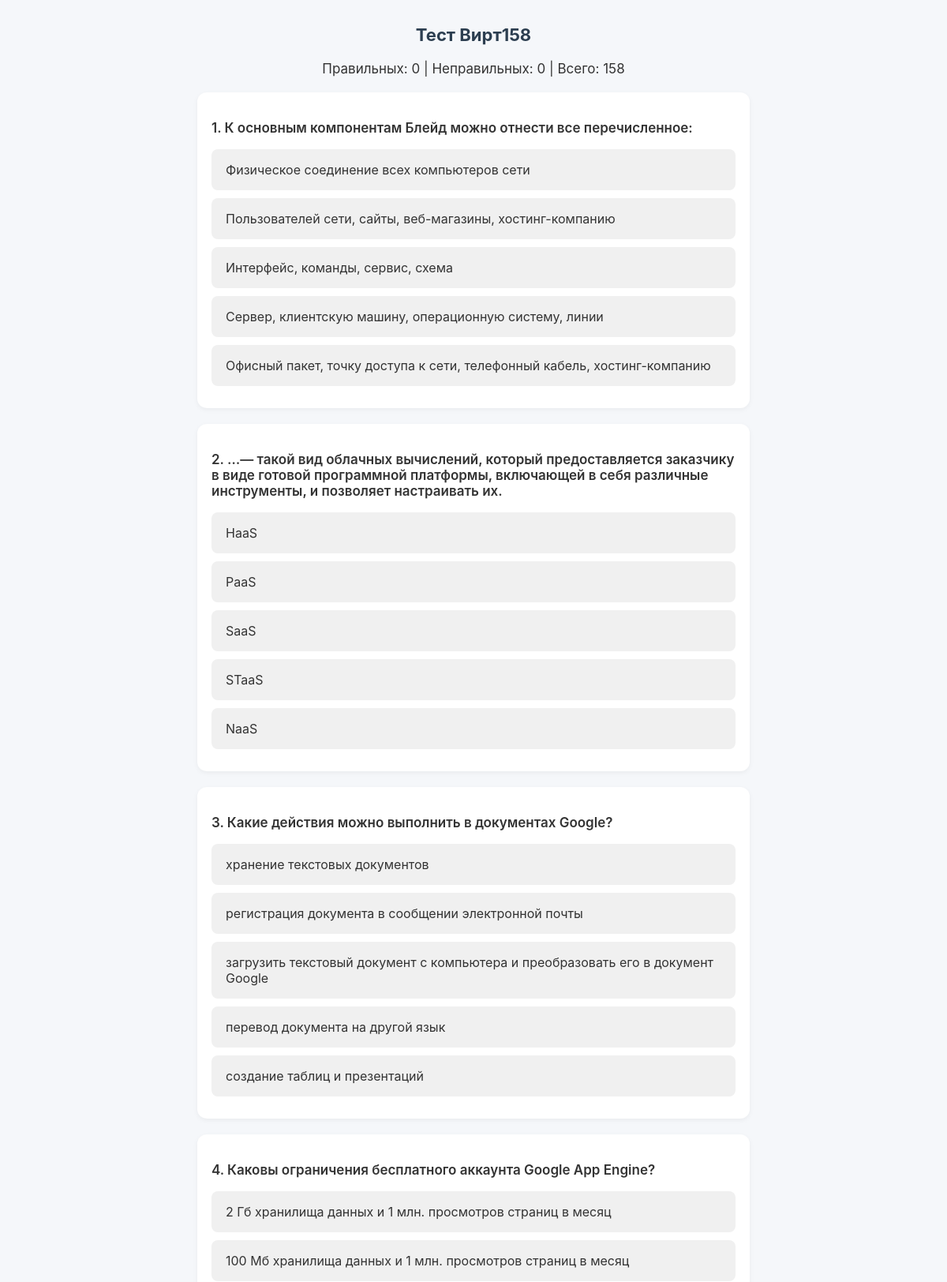
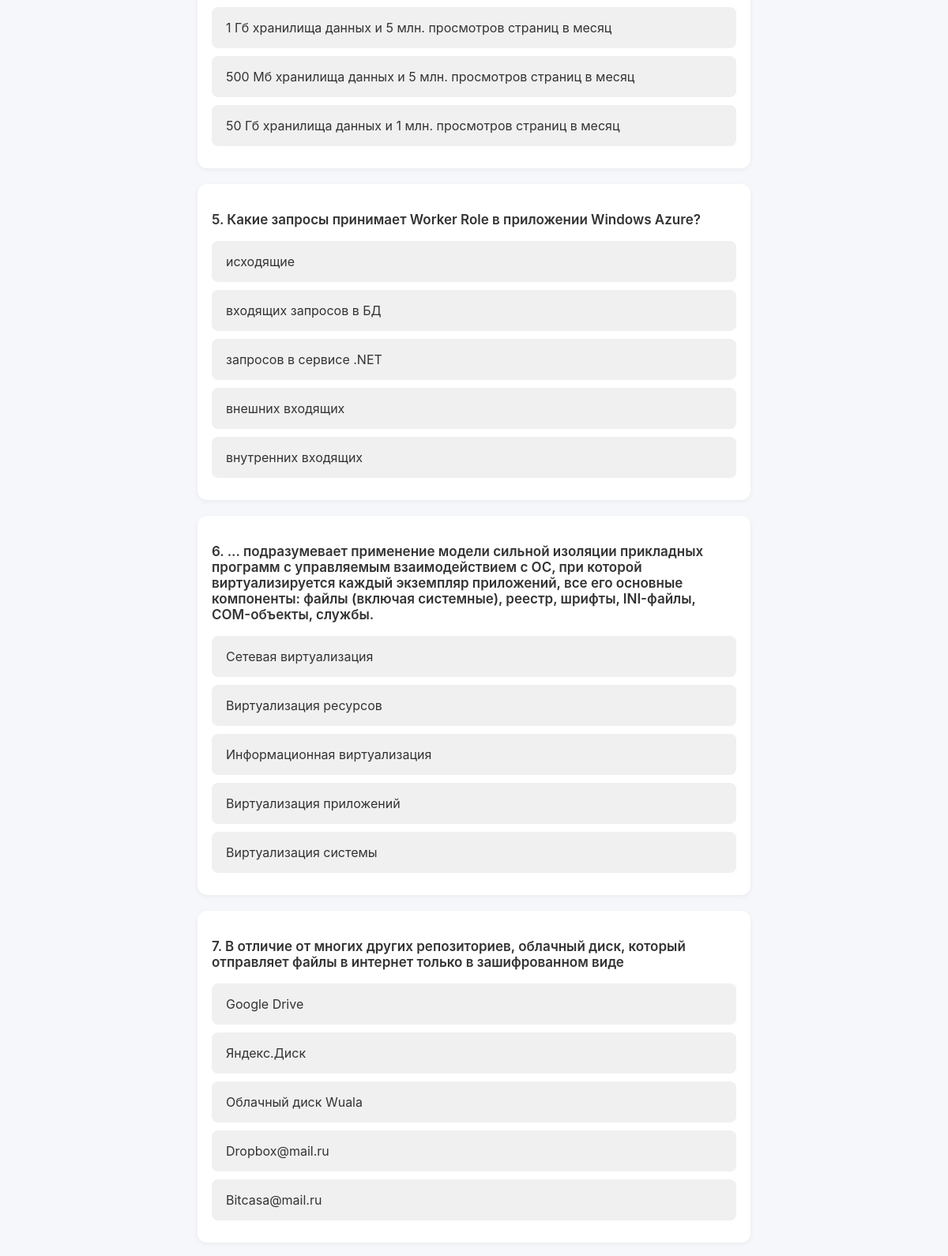
/test/12/html (upper part), run on the app's committed database (2 pictures, top to bottom).
### tables this page shows
CREATE TABLE tests (
        id INTEGER PRIMARY KEY AUTOINCREMENT,
        name TEXT NOT NULL,
        created_at TEXT NOT NULL
    );

CREATE TABLE questions (
        id INTEGER PRIMARY KEY AUTOINCREMENT,
        test_id INTEGER,
        text TEXT,
        FOREIGN KEY(test_id) REFERENCES tests(id)
    );

### app.py (the view)
@app.route("/test/<int:test_id>/html", methods=["GET"])
def take_test_html(test_id):
    conn = sqlite3.connect(app.config["DATABASE"])
    c = conn.cursor()
    c.execute("SELECT name FROM tests WHERE id=?", (test_id,))
    test_name = c.fetchone()[0]
    c.execute("SELECT text, id FROM questions WHERE test_id=?", (test_id,))
    q_raw = c.fetchall()
    questions = []
    for q_text, q_id in q_raw:
        c.execute("SELECT text, is_correct FROM variants WHERE question_id=?", (q_id,))
        variants = [{"text": row[0], "is_correct": bool(row[1])} for row in c.fetchall()]
        random.shuffle(variants)
        questions.append({
            "question_id": q_id,
            "question": q_text,
            "variants": variants
        })
    random.shuffle(questions)
    conn.close()
    return render_template("take_test.html", test_id=test_id, test_name=test_name, questions=questions)

### templates/take_test.html (shortened to what this page needs)
<!doctype html>
<html>
<head>
</head>
<body>
    <h1>Тест {{ test_name }}</h1>
    <div class="stats">
        Правильных: <span id="correct">0</span> |
        Неправильных: <span id="wrong">0</span> |
        Всего: <span id="total">{{ questions|length }}</span>
    </div>
    <div id="quiz">
        {% for q in questions %}
            <div class="question" data-question-id="{{ q.question_id }}">
                <p>{{ loop.index }}. {{ q.question }}</p>
                {% for v in q.variants %}
                    <div class="variant"
                         data-is-correct="{{ '1' if v.is_correct else '0' }}"
                         data-variant-text="{{ v.text }}">
                        {{ v.text }}
                    </div>
                {% endfor %}
            </div>
        {% endfor %}
    </div>
</body>
</html>

### templates/take_test.html (style rules this page uses)
body { font-family: -apple-system, BlinkMacSystemFont, "Segoe UI", Roboto, Arial, sans-serif; background: #f5f7fa; margin: 0; padding: 16px; color: #333; }
h1 { text-align: center; color: #2c3e50; font-size: 22px; margin-bottom: 20px; }
.stats { text-align: center; margin-bottom: 16px; font-size: 17px; }
.question { background: #fff; border-radius: 12px; box-shadow: 0 2px 6px rgba(0,0,0,0.05); margin: 20px auto; padding: 18px; max-width: 700px; width: 100%; box-sizing: border-box; }
.question p { font-weight: 600; font-size: 17px; }
.variant { display: block; padding: 14px 16px; margin: 10px 0; background-color: #f0f0f0; border: 2px solid transparent; border-radius: 8px; cursor: pointer; transition: all 0.2s ease; font-size: 16px; }

### data on the page
tests: name "Вирт158"
questions: question "К основным компонентам Блейд можно отнести все перечисленное:", text "Физическое соединение всех компьютеров сети" "Пользователей сети, сайты, веб-магазины, хостинг-компанию" "Интерфейс, команды, сервис, схема" "Сервер, клиентскую машину, операционную систему, линии" "Офисный пакет, точку доступа к сети, телефонный кабель, хостинг-компанию"
questions: question "…— такой вид облачных вычислений, который предоставляется заказчику в виде готовой программной платформы, включающей в себя различные инструменты, и позволяет настраивать их.", text "HaaS" "PaaS" "SaaS" "STaaS" "NaaS"
questions: question "Какие действия можно выполнить в документах Google?", text "хранение текстовых документов" "регистрация документа в сообщении электронной почты" "загрузить текстовый документ с компьютера и преобразовать его в документ Google" "перевод документа на другой язык" "создание таблиц и презентаций"
questions: question "Каковы ограничения бесплатного аккаунта Google App Engine?", text "2 Гб хранилища данных и 1 млн. просмотров страниц в месяц" "100 Мб хранилища данных и 1 млн. просмотров страниц в месяц" "1 Гб хранилища данных и 5 млн. просмотров страниц в месяц" "500 Мб хранилища данных и 5 млн. просмотров страниц в месяц" "50 Гб хранилища данных и 1 млн. просмотров страниц в месяц"
questions: question "Какие запросы принимает Worker Role в приложении Windows Azure?", text "исходящие" "входящих запросов в БД" "запросов в сервисе .NET" "внешних входящих" "внутренних входящих"
questions: question "... подразумевает применение модели сильной изоляции прикладных программ с управляемым взаимодействием с ОС, при которой виртуализируется каждый экземпляр приложений, все его основные компоненты: файлы (включая системные), реестр, шрифты, INI-файлы, COM-объекты, службы.", text "Сетевая виртуализация" "Виртуализация ресурсов" "Информационная виртуализация" "Виртуализация приложений" "Виртуализация системы"
questions: question "В отличие от многих других репозиториев, облачный диск, который отправляет файлы в интернет только в зашифрованном виде", text "Google Drive" "Яндекс.Диск" "Облачный диск Wuala" "Dropbox@mail.ru" "Bitcasa@mail.ru"

### other printed values
{{ questions|length }} "158"
